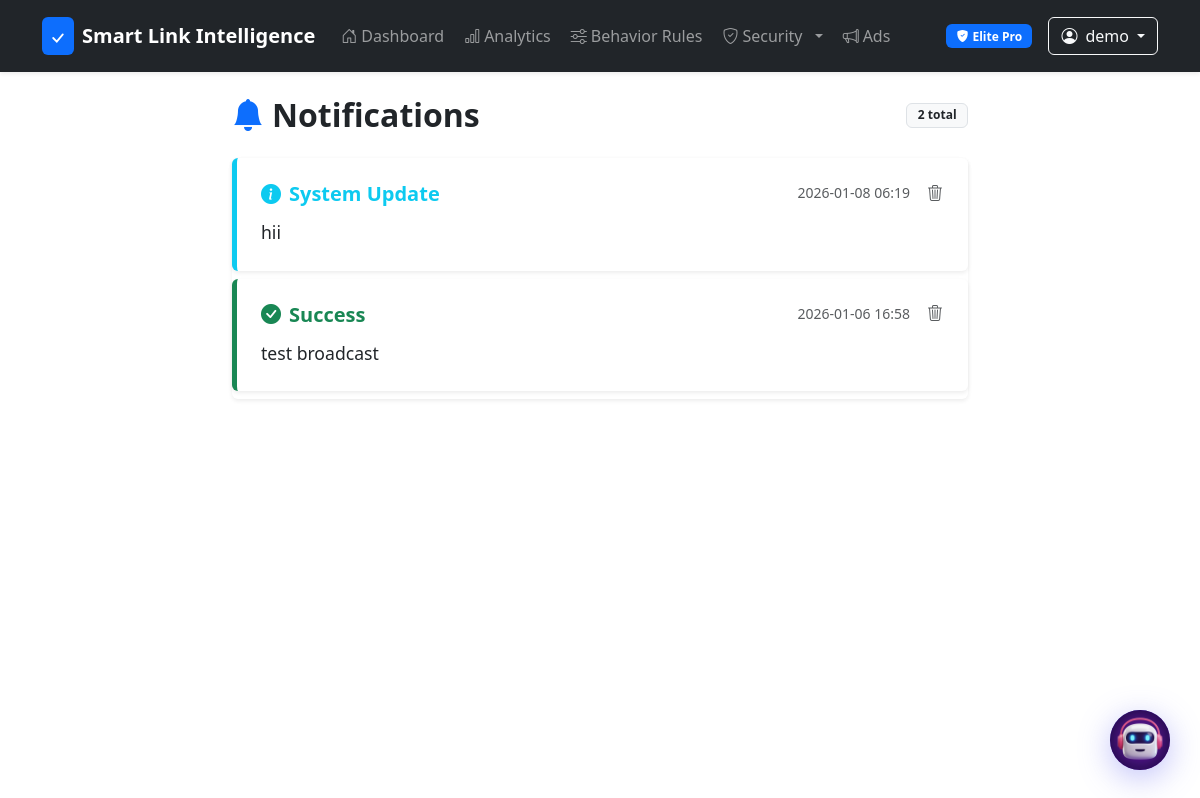
Page /notifications (signed in) on the committed database.
### tables this page shows
CREATE TABLE users (
            id INTEGER PRIMARY KEY AUTOINCREMENT,
            username TEXT UNIQUE NOT NULL,
            password_hash TEXT NOT NULL,
            created_at TEXT DEFAULT (datetime('now'))
        , email TEXT, is_premium INTEGER DEFAULT 0, premium_expires_at TEXT, membership_tier TEXT DEFAULT 'free');

CREATE TABLE "notifications" (
            id INTEGER PRIMARY KEY AUTOINCREMENT,
            message TEXT NOT NULL,
            type TEXT DEFAULT 'info',
            target_user_id INTEGER,
            target_group TEXT DEFAULT 'all',
            created_at TEXT DEFAULT (datetime('now'))
        );

### routes/user.py (the view)
@user_bp.route("/notifications")
@login_required
def notifications():
    from admin_panel import track_user_activity
    user_dict = dict(g.user) if g.user else {}
    user_tier = user_dict.get("membership_tier", "free")
    if not user_tier:
        user_tier = "free"
    user_notifications = query_db("""
        SELECT n.* FROM notifications n
        LEFT JOIN notification_dismissals d ON n.id = d.notification_id AND d.user_id = ?
        WHERE (n.target_user_id = ?
           OR n.target_group = 'all'
           OR (n.target_group = ? AND n.target_user_id IS NULL))
           AND d.id IS NULL
        ORDER BY n.created_at DESC
    """, [g.user["id"], g.user["id"], user_tier])
    track_user_activity(g.user["id"], "view_notifications", "Viewed notification center")
    return render_template("notifications.html", notifications=user_notifications)

### admin_panel.py (called while the page is built, shortened)
def get_db():
    return g.db

def execute_db(query: str, args=None):
    db = get_db()
    db.execute(query, args or [])
    db.commit()

def track_user_activity(user_id, activity_type, details=None, ip_address=None):
    try:
        if not ip_address:
            ip_address = request.remote_addr if request else "system"
        execute_db("""
            INSERT INTO user_activity
            (user_id, activity_type, details, ip_address)
            VALUES (?, ?, ?, ?)
        """, [user_id, activity_type, details, ip_address])
    except Exception as e:
        print(f"Error tracking user activity: {e}")

### app.py (called while the page is built, shortened)
def _before_request():
    from utils import ensure_session
    ensure_session()
    g.user = None
    uid = session.get(USER_SESSION_KEY)
    if uid:
        user = query_db("SELECT * FROM users WHERE id = ?", [uid], one=True)
        g.user = user
    try:
        maintenance_setting = query_db("SELECT setting_value FROM system_settings WHERE setting_key = 'maintenance_mode'", one=True)
    except Exception:
        pass

### database.py (called while the page is built)
def get_db():
    if "db" not in g:
        g.db = sqlite3.connect(DATABASE, timeout=10) # 10 seconds timeout
        g.db.row_factory = sqlite3.Row
        g.db.execute("PRAGMA journal_mode=WAL")
    return g.db

def query_db(query: str, args=None, one=False):
    cur = get_db().execute(query, args or [])
    rows = cur.fetchall()
    cur.close()
    return (rows[0] if rows else None) if one else rows

### utils.py (called while the page is built)
def ensure_session() -> str:
    sess_id = session.get("sid")
    if sess_id:
        return sess_id
    sess_id = str(uuid.uuid4())
    session["sid"] = sess_id
    return sess_id

### templates/notifications.html (shortened to what this page needs)
{% extends "base.html" %}
{% block content %}
<div class="row justify-content-center">
    <div class="col-md-8">
        <div class="d-flex justify-content-between align-items-center mb-4">
            <h2 class="fw-bold mb-0">
                <i class="bi bi-bell-fill text-primary me-2"></i>Notifications
            </h2>
            <span class="badge bg-light text-dark border">{{ notifications|length }} total</span>
        </div>
        {% if notifications %}
        <div class="list-group shadow-sm">
            {% for n in notifications %}
            <div
                class="list-group-item list-group-item-action border-0 mb-2 rounded shadow-sm p-4 notification-item-{{ n.type }}">
                <div class="d-flex w-100 justify-content-between align-items-start mb-2">
                    <h5 class="mb-1 fw-bold text-{{ n.type }}">
                        {% if n.type == 'info' %}
                        <i class="bi bi-info-circle-fill me-2"></i>System Update
                        {% elif n.type == 'success' %}
                        <i class="bi bi-check-circle-fill me-2"></i>Success
                        {% elif n.type == 'warning' %}
                        <i class="bi bi-exclamation-triangle-fill me-2"></i>Alert
                        {% elif n.type == 'danger' %}
                        <i class="bi bi-x-circle-fill me-2"></i>Important Notice
                        {% endif %}
                    </h5>
                    <div class="d-flex align-items-center gap-3">
                        <small class="text-muted">{{ n.created_at[:16] }}</small>
                        <form action="{{ url_for('user.delete_notification', notification_id=n.id) }}" method="POST"
                            class="d-inline">
                            <button type="submit" class="btn btn-link p-0 text-muted delete-btn"
                                title="Delete notification">
                                <i class="bi bi-trash3"></i>
                            </button>
                        </form>
                    </div>
                </div>
                <p class="mb-0 text-dark" style="font-size: 1.1rem; line-height: 1.6;">
                    {{ n.message }}
                </p>
            </div>
            {% endfor %}
        </div>
        {% endif %}
    </div>
</div>
{% block extra_head %}
<link href="{{ url_for('static', filename='css/notifications.css') }}" rel="stylesheet">
{% endblock %}
{% endblock %}

### templates/base.html (shortened to what this page needs)
<!doctype html>
<html lang="en">
<head>
  <link href="https://cdn.jsdelivr.net/npm/bootstrap@5.3.3/dist/css/bootstrap.min.css" rel="stylesheet">
  <link rel="stylesheet" href="https://cdn.jsdelivr.net/npm/bootstrap-icons@1.11.0/font/bootstrap-icons.css">
  <link rel="stylesheet" href="{{ url_for('static', filename='css/style.css') }}">
  <link rel="stylesheet" href="{{ url_for('static', filename='css/base.css') }}">
  <link rel="stylesheet" href="{{ url_for('static', filename='css/chat.css') }}">
  {% block extra_head %}{% endblock %}
<body>
  <nav class="navbar navbar-expand-lg navbar-dark bg-dark mb-4 shadow-sm">
    <div class="container">
      <a class="navbar-brand d-flex align-items-center"
        href="{{ url_for('main.index') if g.user else url_for('main.landing') }}">
        <div class="bg-primary rounded-2 p-1 me-2">
          <svg width="24" height="24" viewBox="0 0 40 40" fill="none">
            <path d="M12 20L18 26L28 14" stroke="white" stroke-width="3" stroke-linecap="round" />
          </svg>
        </div>
        <span class="fw-bold">Smart Link Intelligence</span>
      </a>
      <div class="collapse navbar-collapse" id="navbarNav">
        {% if g.user %}
        <ul class="navbar-nav me-auto">
          <li class="nav-item">
            <a class="nav-link" href="{{ url_for('main.index') }}">
              <i class="bi bi-house-door me-1"></i>Dashboard
            </a>
          </li>
          <li class="nav-item">
            <a class="nav-link" href="#" onclick="showAnalyticsOverview()">
              <i class="bi bi-bar-chart me-1"></i>Analytics
            </a>
          </li>
          <li class="nav-item">
            <a class="nav-link" href="{{ url_for('user.behavior_rules') }}">
              <i class="bi bi-sliders me-1"></i>Behavior Rules
            </a>
          </li>
          <li class="nav-item {% if g.user['membership_tier'] == 'elite_pro' %}dropdown{% endif %}">
            {% if g.user['membership_tier'] == 'elite_pro' %}
            <a class="nav-link dropdown-toggle" href="#" role="button" data-bs-toggle="dropdown">
              <i class="bi bi-shield-check me-1"></i>Security
            </a>
            {% else %}
            <a class="nav-link" href="{{ url_for('ddos.ddos_protection_dashboard') }}">
              <i class="bi bi-shield-check me-1"></i>Security
              <i class="bi bi-lock-fill text-secondary ms-1 fs-6" title="Locked for your tier"></i>
            </a>
            {% endif %}
          </li>
          <li class="nav-item">
            <a class="nav-link" href="{{ url_for('ads.create_ad') }}">
              <i class="bi bi-megaphone me-1"></i>Ads
            </a>
          </li>
        </ul>
        <div class="d-flex align-items-center">
          <div class="d-flex align-items-center">
            {% if g.user['is_premium'] %}
            {% if g.user['membership_tier'] == 'elite_pro' %}
            <span class="badge bg-primary text-white me-3">
              <i class="bi bi-shield-fill-check me-1"></i>Elite Pro
            </span>
            {% else %}
            <span class="badge bg-warning text-dark me-3">
              <i class="bi bi-crown-fill me-1"></i>Elite
            </span>
            {% endif %}
            {% else %}
            <span class="badge bg-secondary text-white me-3">
              <i class="bi bi-person me-1"></i>Free
            </span>
            {% endif %}
            <div class="dropdown">
              <button class="btn btn-outline-light dropdown-toggle d-flex align-items-center" type="button"
                data-bs-toggle="dropdown">
                <i class="bi bi-person-circle me-2"></i>{{ g.user.username }}
              </button>
            </div>
          </div>
          {% endif %}
        </div>
      </div>
  </nav>
  <main class="container mb-5">
    {% block content %}{% endblock %}
  </main>
  {% include 'partials/chat_widget.html' %}
</body>
</html>

### static/css/style.css (style rules this page uses)
.navbar-brand { font-weight: 700; font-size: 1.25rem; }
.navbar-nav .nav-link { font-weight: 500; transition: all 0.3s ease; }
.badge { font-size: 0.75rem; padding: 0.5em 0.75em; }
.btn { font-weight: 500; transition: all 0.3s ease; }

### static/css/base.css (style rules this page uses)
.navbar { padding: 0.75rem 0; }
.navbar-nav .nav-link { padding: 0.5rem 1rem; border-radius: 0.375rem; margin: 0 0.125rem; transition: all 0.2s ease; }
.dropdown-toggle::after { margin-left: 0.5rem; }
.badge { font-size: 0.75rem; padding: 0.35rem 0.65rem; }

### static/css/chat.css (style rules this page uses)
:root { --chat-primary: linear-gradient(135deg, #6366f1 0%, #a855f7 100%); --chat-secondary: rgba(255, 255, 255, 0.05); --chat-bg: rgba(17, 24, 39, 0.85); --chat-border: rgba(255, 255, 255, 0.12); --chat-text: #f3f4f6; --chat-text-muted: rgba(209, 213, 219, 0.7); --chat-shadow: 0 20px 25px -5px rgba(0, 0, 0, 0.3), 0 10px 10px -5px rgba(0, 0, 0, 0.2); }

### static/css/notifications.css (style rules this page uses)
.list-group-item { transition: transform 0.2s ease, box-shadow 0.2s ease; }
.delete-btn { transition: color 0.2s ease; line-height: 1; display: flex; align-items: center; }
.notification-item-info { border-left: 5px solid var(--bs-info) !important; }
.notification-item-success { border-left: 5px solid var(--bs-success) !important; }

### templates/base.html (style rules this page uses)
.navbar { padding: 0.75rem 0; }
.navbar-nav .nav-link { padding: 0.5rem 1rem; border-radius: 0.375rem; margin: 0 0.125rem; transition: all 0.2s ease; }
.dropdown-toggle::after { margin-left: 0.5rem; }
.badge { font-size: 0.75rem; padding: 0.35rem 0.65rem; }

### rows in the picture
users: user.username "demo"
notifications: type "info" (drawn), created_at "2026-01-08 06:19", message "hii"
notifications: type "success" (drawn), created_at "2026-01-06 16:58", message "test broadcast"

### other values in the picture
{{ notifications|length }} "2"
